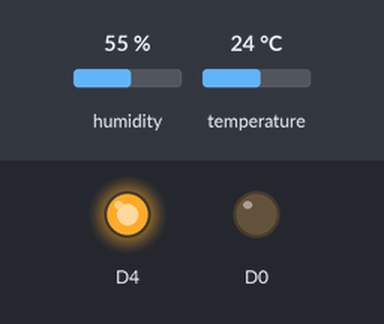
Simulated run of this sketch. Board: ESP8266 (NodeMCU). Parts: output pins drawn as LEDs (lit = HIGH). The test bench sets the inputs (shaded band); at power-on: humidity 55 %, temperature 24 °C. What the sketch prints to the serial monitor is not drawn.

Above: at 0.1 s.
Timing chart, 0 to 1.6 s (numbered marks = the images above):
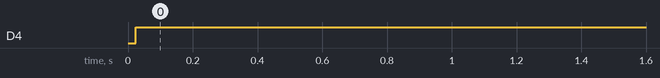

Measured:
- by itself, D4: LOW → HIGH at 0.02 s

The sketch:

DHT_11_Code.ino
```cpp
#include "DHT.h"
#define DHTTYPE DHT11 // Analog Pin sensor is connected to
const int DHTPin = D7;
int led = D4; //your choice for digital pin
DHT dht(DHTPin, DHTTYPE);
void setup(){
  dht.begin();
  Serial.begin(9600);
  pinMode(D4,OUTPUT);
  pinMode(D0, OUTPUT);
}
void loop(){
  //Start of Program
    Serial.print("Current humidity = ");
   float h = dht.readHumidity();
   float t = dht.readTemperature();
    Serial.print(h);
    Serial.print("%  ");
    Serial.print("temperature = ");
    Serial.print(t);
    Serial.println("*C  ");

    if(t<25)
    {
      digitalWrite(D4,HIGH);
      digitalWrite(D0,LOW);
    }
   else
    {
        digitalWrite(D4,HIGH);
        digitalWrite(D0,LOW);
    }

    delay(2000);//Wait 5 seconds before accessing sensor again.
  //Fastest should be once every two seconds.
}// end loop(
```
